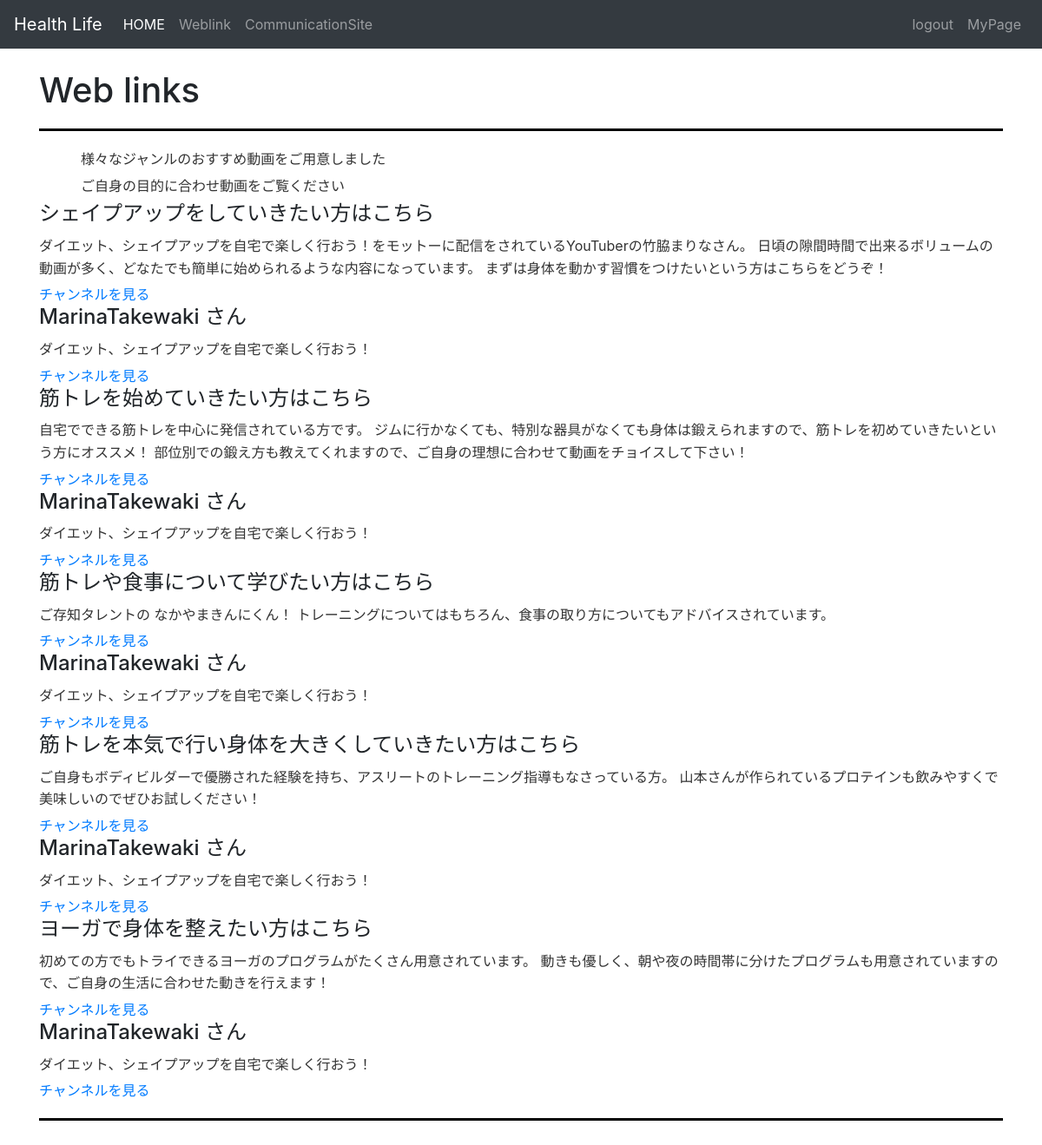
/web-links/ (signed in), run on the app's committed database.
### myapp/models.py (models this page shows, shortened)
class WebLink(models.Model):
    title = models.CharField(max_length=255)
    url = models.URLField()
    description = models.TextField()
    created_at = models.DateTimeField(default=timezone.now)
    updated_at = models.DateTimeField(auto_now=True)
    user = models.ForeignKey(User, on_delete=models.CASCADE)
    purpose = models.CharField(max_length=255, blank=True)  # 動画の目的や用途
    tags = models.CharField(max_length=255, blank=True)     # 動画に関連するタグ
    class Meta:
        permissions = [
            ('can_view_weblink', 'Can view web link'),
        ]

### myapp/views.py (the view)
# urls.py: path('web-links/', views.weblink_list, name='weblink_list'),
def weblink_list(request):
    links = WebLink.objects.all()
    return render(request, 'weblink/weblink.html', {'links': links})

### templates/weblink/weblink.html
{% extends 'base.html' %}
{% block content %}
    <h1>Web links</h1>
    <div class="page-description">
    <p class="lead">　　　様々なジャンルのおすすめ動画をご用意しました</p>
    <p class="lead">　　　ご自身の目的に合わせ動画をご覧ください</p>
    {% for link in links %}
        <div>
            <h2>{{ link.title }}</h2>
            <p>{{ link.description }}</p>
            <a href="{{ link.url }}" target="_blank">チャンネルを見る</a>
        </div>
        <div>
        <h2>MarinaTakewaki さん</h2>
        <p>ダイエット、シェイプアップを自宅で楽しく行おう！</p>
        <a href="https://www.youtube.com/@MarinaTakewaki" target="_blank">チャンネルを見る</a>
        </div>
    {% endfor %}
{% endblock %}

### myapp/static/styles.css (style rules this page uses)
.page-description { margin-top: 20px; margin-bottom: 40px; padding: 20px 0; border-top: 3px solid #000; border-bottom: 3px solid #000; }
.page-description h2 { font-size: 1.5em; margin-bottom: 10px; }
.page-description p { font-size: 1em; line-height: 1.6; color: #333; margin-bottom: 5px; }

### data on the page
WebLink: title "シェイプアップをしていきたい方はこちら", description "ダイエット、シェイプアップを自宅で楽しく行おう！をモットーに配信をされているYouTuberの竹脇まりなさん。 日頃の隙間時間で出来るボリュームの動画が多く、どなたでも簡単に始められるような内容になっています。 まずは身体を動かす習慣をつけたいという方はこちらをどうぞ！"
WebLink: title "筋トレを始めていきたい方はこちら", description "自宅でできる筋トレを中心に発信されている方です。 ジムに行かなくても、特別な器具がなくても身体は鍛えられますので、筋トレを初めていきたいという方にオススメ！ 部位別での鍛え方も教えてくれますので、ご自身の理想に合わせて動画をチョイスして下さい！"
WebLink: title "筋トレや食事について学びたい方はこちら", description "ご存知タレントの なかやまきんにくん！ トレーニングについてはもちろん、食事の取り方についてもアドバイスされています。"
WebLink: title "筋トレを本気で行い身体を大きくしていきたい方はこちら", description "ご自身もボディビルダーで優勝された経験を持ち、アスリートのトレーニング指導もなさっている方。 山本さんが作られているプロテインも飲みやすくで美味しいのでぜひお試しください！"
WebLink: title "ヨーガで身体を整えたい方はこちら", description "初めての方でもトライできるヨーガのプログラムがたくさん用意されています。 動きも優しく、朝や夜の時間帯に分けたプログラムも用意されていますので、ご自身の生活に合わせた動きを行えます！"
